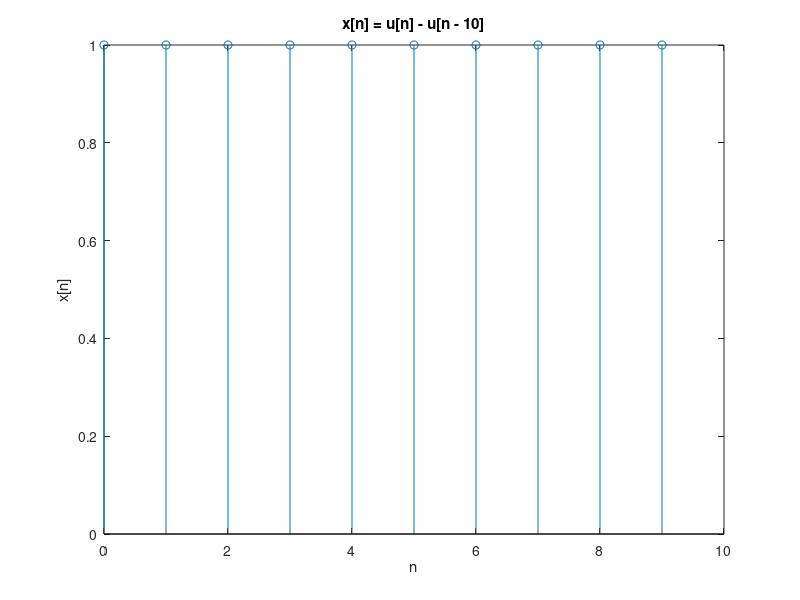
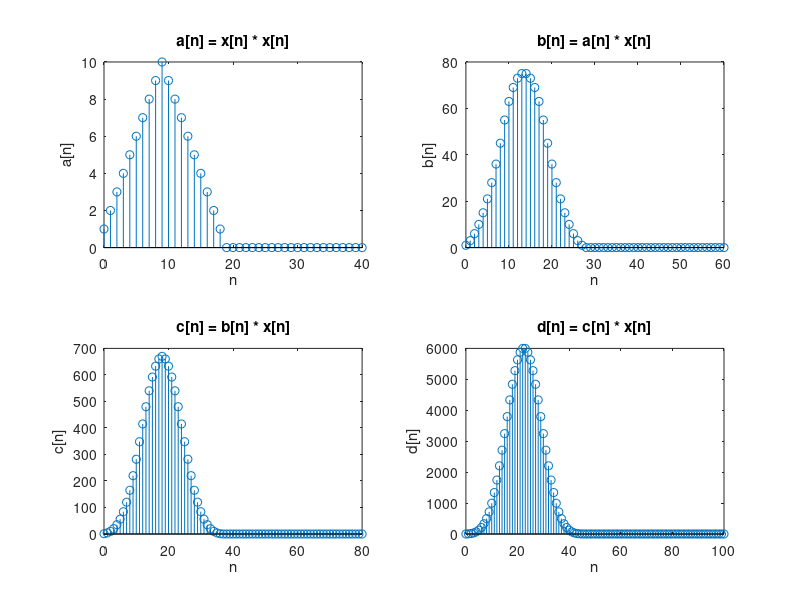

These charts were generated, in order, by the following MATLAB code:
clear
close all
clc
%Q1
%% (a) Create the discrete-time sequence x[n] = u[n] - u[n - 10]
n = 0:20;
u_n = zeros(size(n));
u_n(n >= 0) = 1;
u_n_10 = zeros(size(n)); 
u_n_10(n >= 10) = 1; 
x = u_n - u_n_10;
x1=x(x ~= 0);
figure;
stem(0:length(x1)-1, x1);
title('x[n] = u[n] - u[n - 10]');
xlabel('n');
ylabel('x[n]');


%% (b) Convolution operations
an = conv(x, x, 'full'); % In order to better obvious the signal, we chose Returns the full convolution, 
bn = conv(an, x, 'full'); % The output signal is the full-length convolution of the two signals 
cn = conv(bn, x, 'full');
dn = conv(cn, x, 'full');

%% (c) Plot a[n], b[n], c[n], d[n]
n_a = 0:length(an) - 1;
n_b = 0:length(bn) - 1;
n_c = 0:length(cn) - 1;
n_d = 0:length(dn) - 1;

figure;
subplot(2, 2, 1);
stem(n_a, an);
title('a[n] = x[n] * x[n]');
xlabel('n');
ylabel('a[n]');

subplot(2, 2, 2);
stem(n_b, bn);
title('b[n] = a[n] * x[n]');
xlabel('n');
ylabel('b[n]');

subplot(2, 2, 3);
stem(n_c, cn);
title('c[n] = b[n] * x[n]');
xlabel('n');
ylabel('c[n]');

subplot(2, 2, 4);
stem(n_d, dn);
title('d[n] = c[n] * x[n]');
xlabel('n');
ylabel('d[n]');
